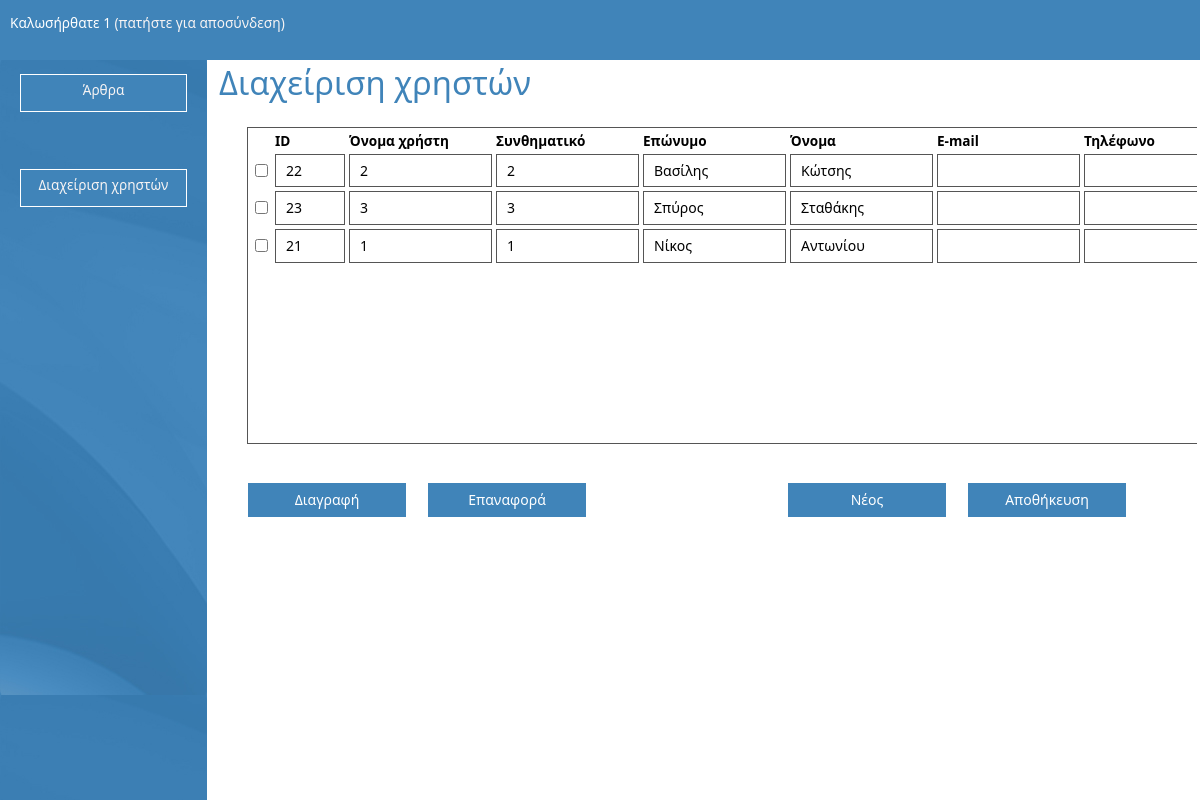
The app's page /manageusers.php (signed in) with its own data.
### tables this page shows
CREATE TABLE `users` (
  `Usr_ID` int(10) NOT NULL AUTO_INCREMENT,
  `Usr_Username` varchar(20) DEFAULT NULL,
  `Usr_Password` varchar(20) DEFAULT NULL,
  `Usr_Lastname` varchar(20) DEFAULT NULL,
  `Usr_Firstname` varchar(20) DEFAULT NULL,
  `Usr_Email` varchar(30) DEFAULT NULL,
  `Usr_Phone` varchar(20) DEFAULT NULL,
  `Usr_Mobile` varchar(20) DEFAULT NULL,
  `Usr_Role_Admin` varchar(5) DEFAULT NULL,
  `Usr_Role_Editor` varchar(5) DEFAULT NULL,
  `Usr_Role_Writer` varchar(5) DEFAULT NULL,
  `Usr_Status` varchar(10) DEFAULT NULL,
  `Usr_Prefs` int(11) DEFAULT NULL,
  PRIMARY KEY (`Usr_ID`),
  UNIQUE KEY `Usr_Username_UNIQUE` (`Usr_Username`)
);

### includes/functions.php (called while the page is built, shortened)
<?php
class User
{
    public $Usr_Role_Admin;
    function GetLoggedUser()
    {
        $LoggedID = 0;
        if (isset ($_SESSION['LoggedUserID']))
            $LoggedID = $_SESSION['LoggedUserID'];
        else
            $LoggedID = 0;
        return $LoggedID;
    }
    function IsAdmin($ID)
    {
        $ID = mysql_real_escape_string($ID);
        $sql = "SELECT * FROM users WHERE Usr_ID=".$ID;
        $result = mysql_query($sql);
        if ($result)
        {
            while ($row = mysql_fetch_array ($result))
            {
                $this->Usr_Role_Admin = $row['Usr_Role_Admin'];
            }
        }
        return $this->Usr_Role_Admin;
    }
}
?>

### manageusers.php (the view, shortened to what this page needs)
<?php
    require 'includes/functions.php';
    $Selection = 1;
    $LoggedUser = new User();
    $Logged_ID = $LoggedUser->GetLoggedUser();
    $AdminAccess = $LoggedUser->IsAdmin($Logged_ID);
?>
<!DOCTYPE html>
<html lang="en">
    <head>
        <link href="scripts/table.css" rel="stylesheet" type="text/css" />
        <link href="styles/styles.css" rel="stylesheet" type="text/css" />
    </head>
    <body>
<nav>
    <?php
    echo "<ul style=\"margin-left:  -20px;\">";
    echo "<li class=\"menuButton\"><a href=\"articlesreview.php\">Άρθρα</a></li>";
    if (strcmp ($AdminAccess,"True")==0)
    {
        include ('adminmenu.php');
    }
    else
    {
        die ("Unauthorized access encountered");
    }
    echo "</ul>";
    ?>
</nav>
    <div class ="PageHeader">
        <table style="width: 100%">
            <tr>
                <td style="width: 50%; color:  white; padding-left: 8px;">
                <?php
                    if (strlen($_SESSION['LoggedName']) > 0)
                    {
                        echo "Καλωσήρθατε ".$_SESSION['LoggedName']." ";
                        echo "<a href=\"message.php?msgid=3\">(πατήστε για αποσύνδεση)</a>";
                    }
                    else
                    {
                        echo "Δεν έχετε συνδεθεί στο σύστημα"."<br>";
                        echo "<a href=\"loginmain.php\">Σύνδεση</a>";
                    }
                ?>
                </td>
                <td style="text-align: right; padding-right: 10px; color: white;">
                </td>
            </tr>
        </table>
    </div>
    <div class="section">
        <?php
        echo "<h1 style=\"color: #4084b9; margin-left:  12px;\">Διαχείριση χρηστών</h1>";
        echo "<form name=\"datasetform\" action=\"".$_SERVER['PHP_SELF']."?ds=".$Selection."\" method=\"POST\">";
        ?>
            <div class="formarea" style="width: 1060px;">
                <?php
                if (strcmp ($AdminAccess,"True")==0)
                {
                    $strSQL = "SELECT Usr_ID, Usr_Username, Usr_Password, Usr_Lastname, ".
                              "Usr_Firstname, Usr_Email, Usr_Phone, Usr_Mobile, Usr_Role_Admin, ".
                              "Usr_Role_Editor, Usr_Status ".
                              "FROM users ".
                              "ORDER BY Usr_Role_Admin, Usr_LastName, Usr_FirstName";
                    $result = mysql_query($strSQL);
                    echo "<table>";
                    echo "<tr>";
                    echo "<td></td>";
                    echo "<td><strong>"."ID"."</strong></td>";
                    echo "<td><strong>"."Όνομα χρήστη"."</strong></td>";
                    echo "<td><strong>"."Συνθηματικό"."</strong></td>";
                    echo "<td><strong>"."Επώνυμο"."</strong></td>";
                    echo "<td><strong>"."Όνομα"."</strong></td>";
                    echo "<td><strong>"."E-mail"."</strong></td>";
                    echo "<td><strong>"."Τηλέφωνο"."</strong></td>";
                    echo "</tr>";
                    $i = 1;
                    while ($row = mysql_fetch_array($result))
                    {
                        $usr_id = $row['Usr_ID'];
                        $usr_username = $row['Usr_Username'];
                        $usr_password = $row['Usr_Password'];
                        $usr_lastname = $row['Usr_Lastname'];
                        $usr_firstname = $row['Usr_Firstname'];
                        $usr_email = $row['Usr_Email'];
                        $usr_phone = $row['Usr_Phone'];
                        echo "<tr>";
                        echo "<td>";
                        echo "<input type=\"checkbox\" name=\"Data_Array[$i][recSelected]\"></input>";
                        echo "</td>";
                        echo "<td>";
                        echo "<input type=\"text\" readonly name=\"Data_Array[$i][usr_id]\" value=\"".$usr_id."\" size=\"1\"></input>";
                        echo "</td>";
                        echo "<td>";
                        echo "<input type=\"text\" name=\"Data_Array[$i][usr_username]\" value=\"".$usr_username."\" size=\"10\" onchange=\"HandleFieldChange('UnsavedChanges')\"></input>";
                        echo "</td>";
                        echo "<td>";
                        echo "<input type=\"text\" name=\"Data_Array[$i][usr_password]\" value=\"".$usr_password."\" size=\"10\" onchange=\"HandleFieldChange('UnsavedChanges')\"></input>";
                        echo "</td>";
                        echo "<td>";
                        echo "<input type=\"text\" name=\"Data_Array[$i][usr_lastname]\" value=\"".$usr_lastname."\" size=\"10\" onchange=\"HandleFieldChange('UnsavedChanges')\"></input>";
                        echo "</td>";
                        echo "<td>";
                        echo "<input type=\"text\" name=\"Data_Array[$i][usr_firstname]\" value=\"".$usr_firstname."\" size=\"10\" onchange=\"HandleFieldChange('UnsavedChanges')\"></input>";
                        echo "</td>";
                        echo "<td>";
                        echo "<input type=\"text\" name=\"Data_Array[$i][usr_email]\" value=\"".$usr_email."\" size=\"10\" onchange=\"HandleFieldChange('UnsavedChanges')\"></input>";
                        echo "</td>";
                        echo "<td>";
                        echo "<input type=\"text\" name=\"Data_Array[$i][usr_phone]\" value=\"".$usr_phone."\" size=\"10\" onchange=\"HandleFieldChange('UnsavedChanges')\"></input>";
                        echo "</td>";
                        echo "</tr>";
                        $i++;
                    }
                    echo "</table>";
                }
                else
                {
                    header("Location: message.php?msgid=7");
                }
                ?>
            </div>
            <?php
                echo "<div class=\"formarea\" style=\"height: 120px; width: 950px; overflow-y: hidden; border-width: 0px;\">";
                echo "<br><br>";
                echo "<input class=\"dbButton\" type=\"submit\" name=\"Delete\" value=\"Διαγραφή\" onclick=\"return action_confirm('Delete selected records?');\" style=\"width: 160px;\"/>";
                echo "<input class=\"dbButton\" type=\"reset\" value=\"Επαναφορά\" style=\"margin-left: 20px; width: 160px;\"/>";
                echo "<input class=\"dbButton\" type=\"button\" name=\"New\" value=\"Νέος\"onclick=\"expandElement('NewRecord');\"  style=\"margin-left: 200px; width: 160px\">";
                echo "<input class=\"dbButton\" type=\"submit\" name=\"Save\" value=\"Αποθήκευση\" onclick=\"ResetFieldChange('UnsavedChanges');\" style=\"margin-left: 20px; width: 160px\"/>";
                echo "</div>";
            ?>
            </form>
    </div>
    </body>
</html>

### styles/styles.css (style rules this page uses)
﻿body, html { height: 100%; margin: 0; padding: 0; overflow-style: auto; }
li { list-style: none; margin-left: 0; margin-bottom: 0.5em; }
body { background-image: url("../Images/SiteBackground.jpg"); font-size: .85em; font-family: "Segoe UI", Verdana, Helvetica, Sans-Serif; margin: 0; padding: 0; height: 100%; }
ul { margin-bottom: 0px; }
div.formarea { margin-left: 40px; height: 315px; width: 630px; border-style: solid; border-width: 1px; border-color: #555; overflow-y: scroll; overflow-x: no-display; }
.dbButton { width: 70px; height: 36px; border-style: solid; border-width: 1px; border-color: white; background-color: #4084b9; color: white; text-align: center; }
.menuButton { width: 165px; height: 36px; border-style: solid; border-width: 1px; border-color: white; background-color: #4084b9; color: white; text-align: center; }
a:link, a:visited, a:hover { color: #212020; color: #f7f4f4; outline: none; text-decoration: none; }
h1, h2, h3, h4, h5, h6 { color: #212020; margin-left: 0px; padding: 0; }
h1 { font-size: 2.4em; font-family: "Segoe UI", Verdana, Helvetica, Sans-Serif; font-weight: normal; color: #f7f4f4; text-align: left; margin-top: 0; margin-left: 0; }
input, textarea, select { border: 1px solid #555; padding-top: 6px; padding-bottom: 6px; padding-left: 10px; padding-right: 10px; font-family: "Segoe UI", Verdana, Helvetica, Sans-Serif; font-size: 14px; line-height: 1.4em; text-align: left; }
nav { line-height:30px; background-color:transparent; height:100%; width: 207px; float: left; padding: 0px; position: fixed; top: 60px; float: left; border-style: solid; border-width: 0px; border-color: red; padding: 0; margin: 0; background-image: url('../images/sidebar.jpg'); background-size:100%; }
div.section { width: -moz-calc(100% - 210px); width: -webkit-calc(100% - 210px); width: calc(100% - 210px); height: -moz-calc(100% - 60px); height: -webkit-calc(100% - 60px); height: calc(100% - 60px); float:left; padding:0px; position: fixed; top: 60px; left: 207px; overflow-y: scroll; overflow-x: scroll; border-style: solid; border-width: 0px; border-color: red; }
div.PageHeader { top: 0; left: 0; background-color: #4084b9; border-style: solid; border-width: 0px; border-color: red; height: 50px; padding-top: 10px; }

### records on screen
users: Usr_ID "22", Usr_Username "2", Usr_Password "2", Usr_Lastname "Βασίλης", Usr_Firstname "Κώτσης"
users: Usr_ID "23", Usr_Username "3", Usr_Password "3", Usr_Lastname "Σπύρος", Usr_Firstname "Σταθάκης"
users: Usr_ID "21", Usr_Username "1", Usr_Password "1", Usr_Lastname "Νίκος", Usr_Firstname "Αντωνίου"

### other values on screen
$_SESSION['LoggedName'] "1"
